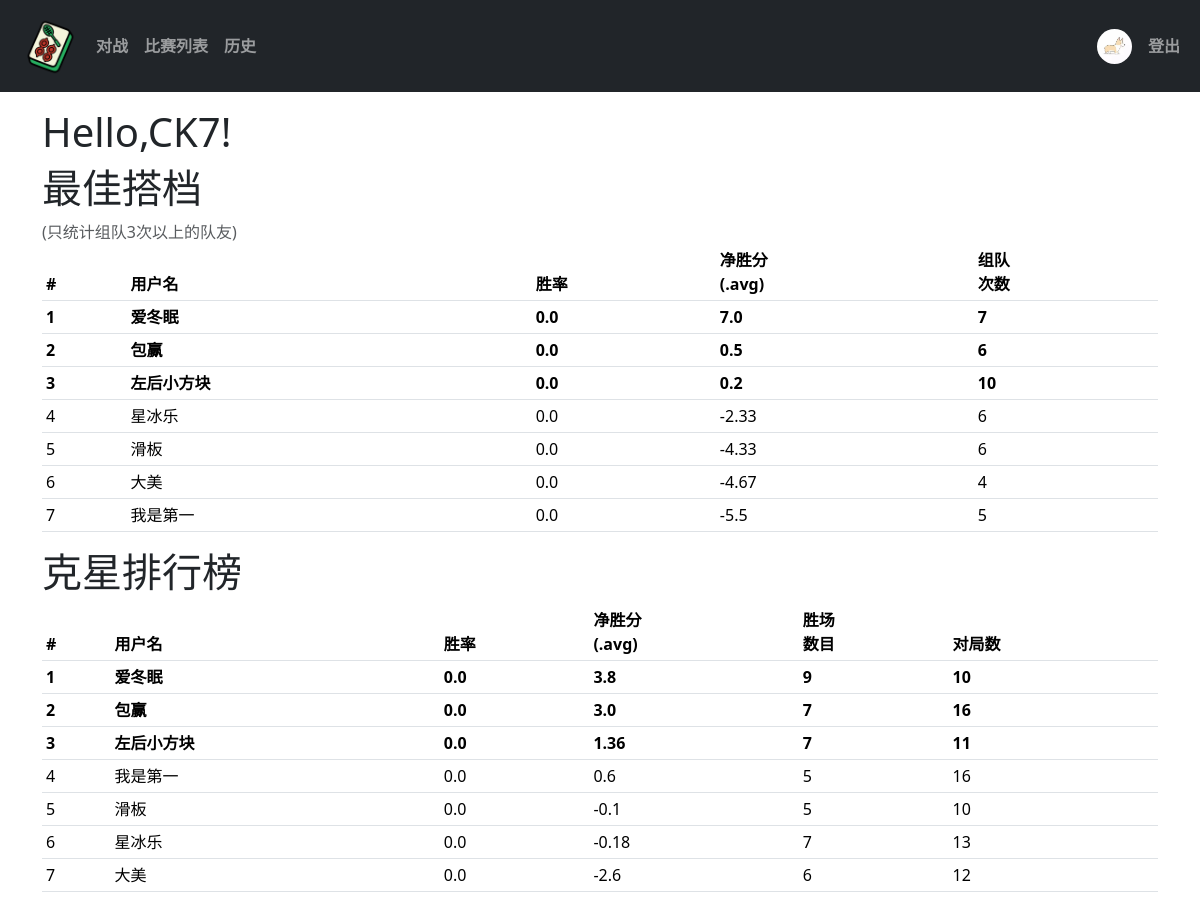
Screenshot of /index (signed in) with the database file from the repository.
### app/models.py (models this page shows, shortened)
class Users(UserMixin, db.Model):
    id = db.Column(db.Integer, unique=True, primary_key=True)
    username = db.Column(db.String(80),  nullable=False)
    gender = db.Column(db.Enum(Gender), nullable=False)
    password = db.Column(db.String(256), nullable=False)
    avatar = db.Column(db.String(120))  # 存储头像文件名

### app/route.py (the view)
@app.route("/")
@app.route("/index")
@login_required
def hello_world():
    gps = find_good_partner(current_user.id)
    print(gps)
    bos = find_best_opponent(current_user.id)
    print(bos)
    return render_template('index.html',gps=list(gps),bos=list(bos))

### app/models.py (called while the page is built)
@login.user_loader
def load_user(user_id):
    return Users.query.filter_by(id=user_id).first()

### app/templates/index.html
{% extends "base.html" %}
{% block app_content %}
<H1>Hello,{{current_user.username}}!</H1>
<h1>最佳搭档</h1>
<p class="text-muted mb-0">(只统计组队3次以上的队友)</p>
<table class="table table-sm">
    <thead>
        <tr>
        <th scope="col">#</th>
        <th scope="col">用户名</th>
        <th scope="col">胜率</th>
        <th scope="col">净胜分</br>(.avg)</th>
        <th scope="col">组队</br>次数</th>
        </tr>
    </thead>
    <tbody>
        {% for item in gps%}
            <tr class="
            {% if loop.index == 1 %} fw-bold{% endif %}
            {% if loop.index == 2 %} fw-bold{% endif %}
            {% if loop.index == 3 %} fw-bold{% endif %}
            ">
                <td scope="row">{{loop.index}}</td>
                <td>{{item.username}}</td>
                <td>{{item.win_rate}}</td>
                <td>{{item.avg_net_score}}</td>
                <td>{{item.total_matches_with_me}}</td>
            </tr>
        {% endfor %}
    </tbody>
</table>
<h1>克星排行榜</h1>
<table class="table table-sm">
    <thead>
        <tr>
        <th scope="col">#</th>
        <th scope="col">用户名</th>
        <th scope="col">胜率</th>
        <th scope="col">净胜分</br>(.avg)</th>
        <th scope="col">胜场</br>数目</th>
        <th scope="col">对局数</th>
        </tr>
    </thead>
    <tbody>
        {% for item in bos%}
            <tr class="
            {% if loop.index == 1 %} fw-bold{% endif %}
            {% if loop.index == 2 %} fw-bold{% endif %}
            {% if loop.index == 3 %} fw-bold{% endif %}
            ">
                <td scope="row">{{loop.index}}</th>
                <td>{{item.username}}</td>
                <td>{{item.win_rate}}</td>
                <td>{{item.avg_net_score}}</td>
                <td>{{item.wins_against_me}}</td>
                <td>{{item.total_matches_against_me}}</td>
            </tr>
        {% endfor %}
    </tbody>
</table>
{% endblock%}

### app/templates/navbar.html (shortened to what this page needs)
<nav class="navbar navbar-expand-sm navbar-dark bg-dark">
  <div class="container-fluid">
    <div class="d-flex justify-content-between w-100">
      <div class="d-flex align-items-center">
        <ul class="navbar-nav flex-row align-items-center">
          <li class="nav-item">
            <a class="nav-link" href="{{url_for('hello_world')}}">
              <img src="{{ url_for('static', filename='images/111.png') }}" alt="" width="60" height="60">
            </a>
          </li>
          <li class="nav-item">
            <a class="nav-link fw-bold" href="{{url_for('gamemenu')}}">对战</a>
          </li>
          <li class="nav-item">
            <a class="nav-link fw-bold" href="{{url_for('gamelist')}}">比赛列表</a>
          </li>
          <li class="nav-item">
            <a class="nav-link fw-bold" href="{{url_for('history')}}">历史</a>
          </li>
        </ul>
      </div>
      <div class="d-flex align-items-center">
          <ul class="navbar-nav flex-row">
            {% if not current_user.is_authenticated %}
              <li class="nav-item">
                <a class="nav-link fw-bold" href="{{url_for('login')}}">登录</a>
              </li>
              {% else %}
              <li class="nav-item align-self-center">
                <a class="nav-link align-self-center align-middle" href="#">
                  <img src="{{ url_for('static', filename='uploads/avatars/' + current_user.avatar) }}"
                  width="35" height="35"
                  class="avatar rounded-circle "
                  alt="用户头像">
                </a>
              </li>
              <li class="nav-item align-self-center">
                <a class="nav-link fw-bold" href="{{url_for('logout')}}">登出</a>
              </li>
              {% endif %}
          </ul>
      </div>
    </div>
  </div>
</nav>

### rows the page displays
Users: avatar (picture), username "CK7"

### other values shown
{{ item.username }} "爱冬眠" "包赢" "左后小方块" "星冰乐" "滑板" "大美" "我是第一"
{{ item.win_rate }} "0.0" "0.0" "0.0" "0.0" "0.0" "0.0" "0.0"
{{ item.avg_net_score }} "7.0" "0.5" "0.2" "-2.33" "-4.33" "-4.67" "-5.5"
{{ item.total_matches_with_me }} "7" "6" "10" "6" "6" "4" "5"
{{ item.username }} "爱冬眠" "包赢" "左后小方块" "我是第一" "滑板" "星冰乐" "大美"
{{ item.avg_net_score }} "3.8" "3.0" "1.36" "0.6" "-0.1" "-0.18" "-2.6"
{{ item.wins_against_me }} "9" "7" "7" "5" "5" "7" "6"
{{ item.total_matches_against_me }} "10" "16" "11" "16" "10" "13" "12"
